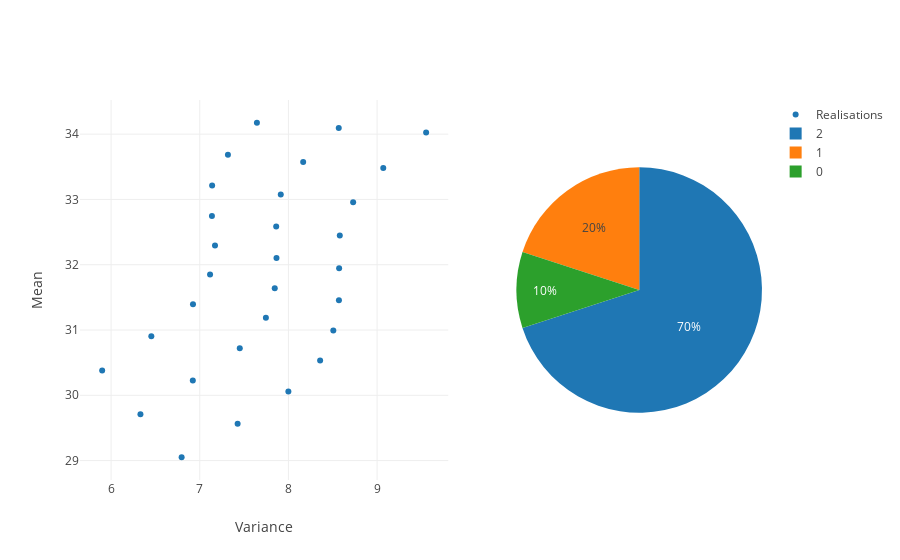

Notebook cell for this chart:
### Code cell
fig = make_subplots(
    rows=1, cols=2,
    column_widths=[0.6, 0.4],
    specs=[[{"type": "scatter"}, {"type": "pie"}]])

fig.add_trace( go.Scatter(x=CEs.varCE, y=CEs.meanCE, mode='markers', name='Realisations'), row=1, col=1) 
fig.add_trace( go.Pie(values=CEs.loc['hay.70_wheat.10_maize.20',['wheat_perc','maize_perc','hay_perc']], name='BAU'),row=1, col=2) 

fig.update_layout(template='none', xaxis_title='Variance', yaxis_title='Mean')
fig.show()

### Figure 1 — Plotly figure (JSON) as saved in the notebook; plotly's stock layout.template omitted (floating-point values rounded to 4 significant figures)
{"data": [{"mode": "markers", "name": "Realisations", "type": "scatter", "x": [7.645, 8.568, 9.553, 7.318, 8.167, 9.07, 7.14, 7.914, 8.73, 7.137, 7.862, 8.58, 7.172, 7.866, 8.572, 7.116, 7.846, 8.57, 6.924, 7.746, 8.506, 6.454, 7.451, 8.358, 5.899, 6.922, 8.0, 6.331, 7.427, 6.796], "xaxis": "x", "y": [34.17, 34.09, 34.02, 33.68, 33.57, 33.48, 33.21, 33.07, 32.96, 32.75, 32.58, 32.45, 32.29, 32.1, 31.95, 31.85, 31.64, 31.45, 31.39, 31.19, 30.99, 30.9, 30.72, 30.53, 30.38, 30.23, 30.06, 29.71, 29.56, 29.05], "yaxis": "y"}, {"domain": {"x": [0.64, 1], "y": [0, 1]}, "name": "BAU", "type": "pie", "values": [10, 20, 70]}], "layout": {"xaxis": {"anchor": "y", "domain": [0, 0.54], "title": {"text": "Variance"}}, "yaxis": {"anchor": "x", "domain": [0, 1], "title": {"text": "Mean"}}}}
